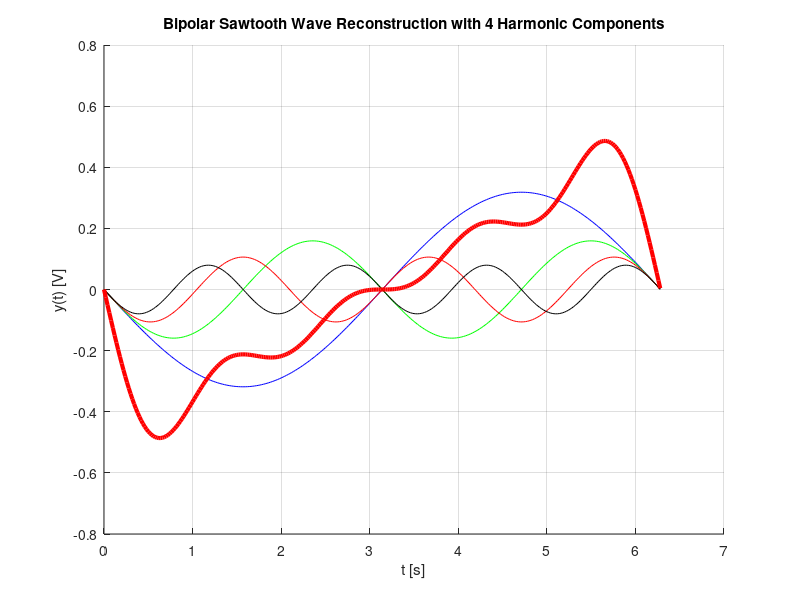

Here is the MATLAB script that generated this plot:
%% PRACTICE 6.4b. Fourier Series of a Sawtooth Wave.

clc; close all; clear all;
A = 1; % Signal Amplitude
t = 0:0.02:2*pi; % Time vector (full period)
% Analyzing contributions from the fundamental frequency and successive harmonics:
hold on; % Enable plot superposition
% Fundamental Frequency Component (BLUE):
y1 = (-A/pi) * sin(t);
plot(t, y1, 'b');
xlabel('t [s]');
ylabel('y(t) [V]');
% Second Harmonic (n=2) (GREEN):
y2 = (-A/(2*pi)) * sin(2*t);
plot(t, y2, 'g');
% Third Harmonic (n=3) (RED):
y3 = (-A/(3*pi)) * sin(3*t);
plot(t, y3, 'r');
% Fourth Harmonic (n=4) (BLACK):
y4 = (-A/(4*pi)) * sin(4*t);
plot(t, y4, 'k');
% RESULTANT SUM of the partial Fourier series (THICK RED):
% This represents the reconstructed sawtooth approximation using 4 components.
y_sum = y1 + y2 + y3 + y4;
plot(t, y_sum, 'r', 'LineWidth', 3);
title('Bipolar Sawtooth Wave Reconstruction with 4 Harmonic Components');
grid on;
